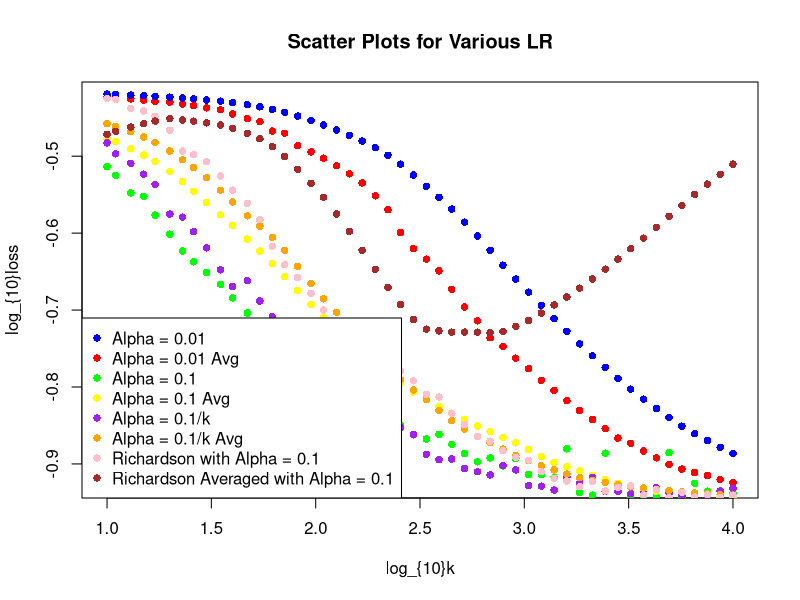

Recreate this plot in R.
library(ggplot2)
library(pracma)

##################
# GENERATING DATA
##################
set.seed(1)
N <- 1e4 #sample size
d <- 1 # number of features
X <- rbind(matrix(rnorm(N*d), nrow=d, ncol=N), c(rep(1,N))) #x = (d+1)*N matrix - first value is randomly sampled from N(0,1), second value is 1 (intercept)
#theta.star = matrix(c(3,2)) #true weights 
theta.star = matrix(sample(1:10,d+1,replace = TRUE))
prob <- sigmoid(t(theta.star) %*% X + rnorm(N, sd = 2))
y <- rbinom(N,1, prob)
 glm(y ~ t(X) - 1, family = "binomial")

##################
# HELPER FUNCTIONS
##################
sigmoid <- function(z) {
  1/(1+exp(-z))
}

cost <- function(X, y, theta) {
    foo <- t(theta) %*% X
    g <- plogis(foo)
    # temp <- log(1 + exp(foo))

    (1/length(y))*sum( - y*foo + log(1 + exp(foo)))
    # (1/length(y))*sum( - y*foo - log(1 - g))
    # (1/length(y))*sum((-y*log(g)) - ((1-y)*log(1-g)))
}
cost(X,y, theta.star)
loss_grad <- function(X,y,theta){
    error <- (sigmoid(t(theta) %*% X) - y)
    delta <- X %*% t(error) / length(y)
    delta
}
loss_grad(X, y, theta.star)
##################
# HYPERPARAMETERS 
##################
theta_initial <- matrix(rep(1,d+1), nrow=d+1)
batch_size <- 1#length(y)
iters_sample <- 50
iters <- as.integer(logspace(1, 4, n=iters_sample))


vgd <- function(X,y,theta,batch_size,alpha,iters){
    theta_history <- list()
    theta_averaged_history <- list()
    theta <- theta_initial
    theta_averaged <- theta_initial
    index <- 1
    #start <- Sys.time()
    for(i in 1:iters[length(iters)]){
        sample_indices <- sample(1:length(y), size = batch_size, replace = TRUE)
        X_batch <- X[,sample_indices]
        y_batch <- y[sample_indices]
        gradient <- loss_grad(X_batch,y_batch,theta)
        theta <- theta - alpha *gradient
        theta_averaged <- (theta_averaged*(i-1)+theta)/i
        if(i %in% iters){
            theta_history[[index]] <- theta
            theta_averaged_history[[index]] <- theta_averaged
            index <- index +1
        }
    }
    return(list(nonaveraged = theta_history, averaged = theta_averaged_history))
}

vgd_output <- vgd(X,y,theta_initial,batch_size,0.01,iters)
theta_0.01_nonavg <- vgd_output$nonaveraged
theta_0.01_avg <- vgd_output$averaged
vgd_output <- vgd(X,y,theta_initial,batch_size,0.1,iters)
theta_0.1_nonavg <- vgd_output$nonaveraged
theta_0.1_avg <- vgd_output$averaged

vgd_variablelr <- function(X,y,theta,batch_size,alpha,iters){
    theta_history <- list()
    theta <- theta_initial
    theta_averaged_history <- list()
    theta_averaged <- theta_initial

    index <- 1
    #start <- Sys.time()
    for(i in 1:iters[length(iters)]){
        sample_indices <- sample(1:length(y), size = batch_size, replace = TRUE)
        X_batch <- X[,sample_indices]
        y_batch <- y[sample_indices]
        gradient <- loss_grad(X_batch,y_batch,theta)
        theta <- theta - alpha *gradient/sqrt(i)
        theta_averaged <- (theta_averaged*(i-1)+theta)/i
        if(i %in% iters){
            theta_history[[index]] <- theta
            theta_averaged_history[[index]] <- theta_averaged
            index <- index +1
        }
        else{}
    }
    return(list(nonaveraged = theta_history, averaged = theta_averaged_history))
}
theta_0.1varlr_output <- vgd(X,y,theta_initial,batch_size,0.1,iters)
theta_0.1varlr_nonavg <- theta_0.1varlr_output$nonaveraged
theta_0.1varlr_avg <- theta_0.1varlr_output$averaged

vgd_richardsonromberg <- function(X,y,theta_initial,batch_size,alpha,iters){
    theta_history <- list()
    theta_averaged_history <- list()
    theta_gamma <- theta_initial
    theta_2gamma <- theta_initial
    theta_gamma_avg <- theta_initial
    theta_2gamma_avg <- theta_initial
    index <- 1
    #start <- Sys.time()
    for(i in 1:iters[length(iters)])
    {
        sample_indices <- sample(1:length(y), size = batch_size, replace = TRUE)
        X_batch <- X[,sample_indices]
        y_batch <- y[sample_indices]

        gradient <- loss_grad(X_batch,y_batch,theta_gamma)
        theta_gamma <- theta_gamma - alpha *gradient
        theta_gamma_avg <- (theta_gamma_avg*i + theta_gamma)/i

        gradient <- loss_grad(X_batch,y_batch,theta_2gamma)
        theta_2gamma <- theta_2gamma - 2*alpha *gradient
        theta_2gamma_avg <- (theta_2gamma_avg*i + theta_2gamma)/i

        if(i %in% iters)
        {
            theta_history[[index]] <- 2*theta_gamma - theta_2gamma
            theta_averaged_history[[index]] <- 2*theta_gamma_avg - theta_2gamma_avg
            index <- index +1
        }
    }
    return (list(nonaveraged = theta_history, averaged = theta_averaged_history))
}

theta_rr_output <- vgd_richardsonromberg(X,y,theta_initial,batch_size,0.1,iters)
theta_0.1rr_nonavg <- theta_rr_output$nonaveraged
theta_0.1rr_avg <- theta_rr_output$averaged


##PLOTTING
losses_0.01 <- list()
losses_0.1 <- list()
losses_0.1varlr <- list()
losses_0.01_avg <- list()
losses_0.1_avg <- list()
losses_0.1varlr_avg <- list()
losses_0.1rr <- list()
losses_0.1rr_avg <- list()
for(i in 1:iters_sample){
    losses_0.01[i] <- cost(X,y,theta_0.01_nonavg[[i]])
    losses_0.1[i] <- cost(X,y,theta_0.1_nonavg[[i]]) 
    losses_0.1varlr[i] <- cost(X,y,theta_0.1varlr_nonavg[[i]])
    losses_0.01_avg[i] <- cost(X,y,theta_0.01_avg[[i]])
    losses_0.1_avg[i] <- cost(X,y,theta_0.1_avg[[i]]) 
    losses_0.1varlr_avg[i] <- cost(X,y,theta_0.1varlr_avg[[i]])
    losses_0.1rr[i] <- cost(X,y,theta_0.1rr_nonavg[[i]])
    losses_0.1rr_avg[i] <- cost(X,y,theta_0.1rr_avg[[i]])
}

windows()
plot(log10(iters),log10(as.numeric(losses_0.01)),pch = 16, col = "red",xlab = "log_{10}k", 
    ylab = "log_{10}loss", main="Scatter Plots for Various LR")
points(log10(iters),log10(as.numeric(losses_0.01_avg)), pch = 16, col = "blue")
#plot(log10(iters),log10(as.numeric(losses_0.1)),pch = 16, col = "red",xlab = "log_{10}k", ylab = "log_{10}loss", main="Scatter Plots for Various LR")
points(log10(iters),log10(as.numeric(losses_0.1)), pch = 16, col = "green")
points(log10(iters),log10(as.numeric(losses_0.1_avg)), pch = 16, col = "yellow")
points(log10(iters),log10(as.numeric(losses_0.1varlr)), pch = 16, col = "purple")
points(log10(iters),log10(as.numeric(losses_0.1varlr_avg)), pch = 16, col = "orange")
points(log10(iters),log10(as.numeric(losses_0.1rr)), pch = 16, col = "pink")
points(log10(iters),log10(as.numeric(losses_0.1rr_avg)), pch = 16, col = "brown")

#legend("topright", legend = c("Alpha = 0.01", "Alpha = 0.1", "Alpha = 0.1/k","Alpha = 0.01 Avg", "Alpha = 0.1 Avg", "Alpha = 0.1/k Avg"), col = c("blue", "red","yellow","violet","maroon","green"), pch = 16)
legend("bottomleft", legend = c("Alpha = 0.01", "Alpha = 0.01 Avg", "Alpha = 0.1", "Alpha = 0.1 Avg","Alpha = 0.1/k","Alpha = 0.1/k Avg", "Richardson with Alpha = 0.1","Richardson Averaged with Alpha = 0.1"), col = c("blue", "red","green","yellow", "purple", "orange","pink","brown"), pch = 16)
#legend("bottomleft", legend = c("Alpha = 0.1", "Alpha = 0.1 Avg", "Richardson with Alpha = 0.1","Richardson Averaged with Alpha = 0.1"), col = c( "red","maroon", "yellow", "green"), pch = 16)
